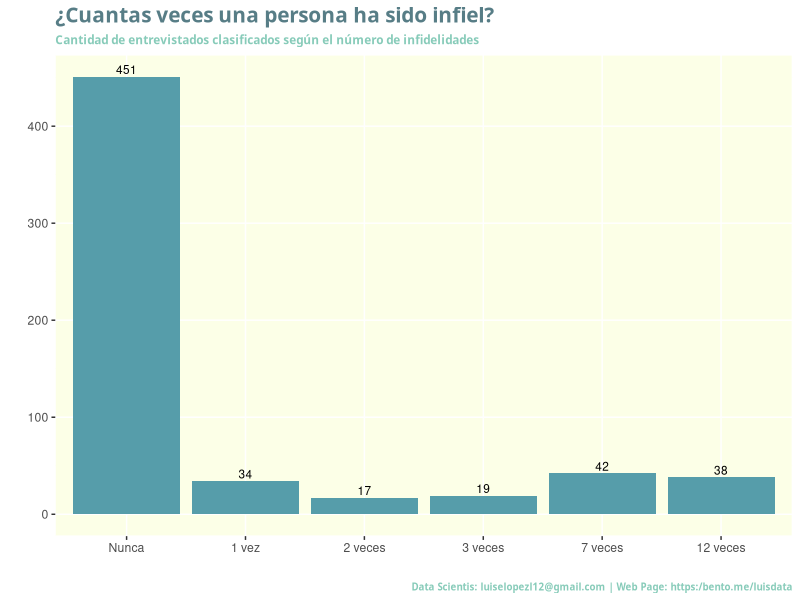
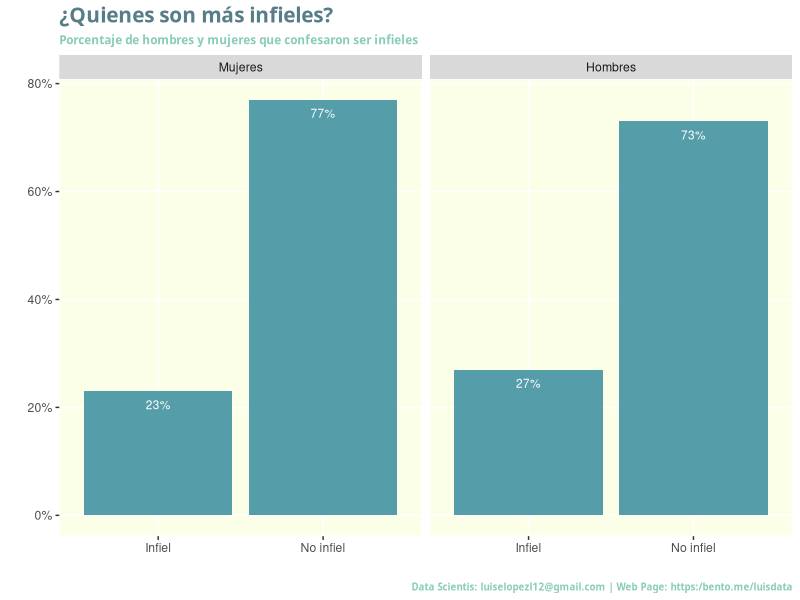
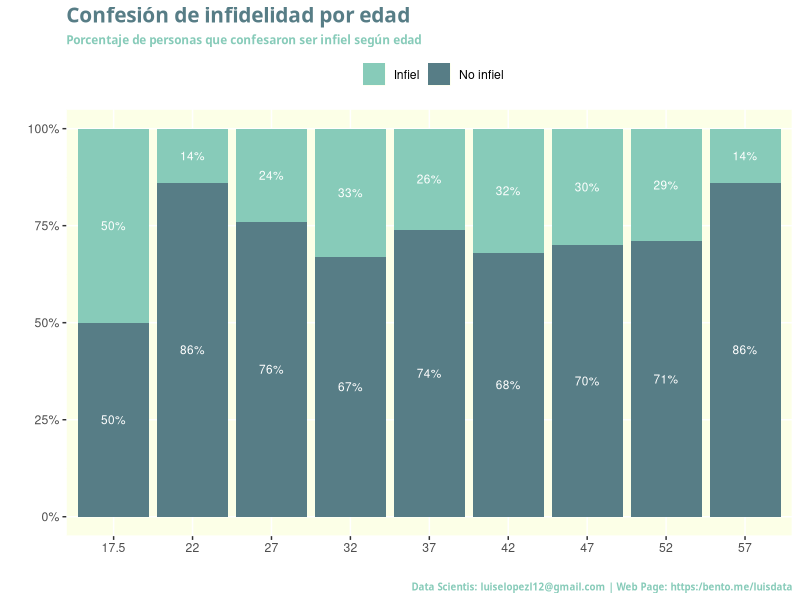
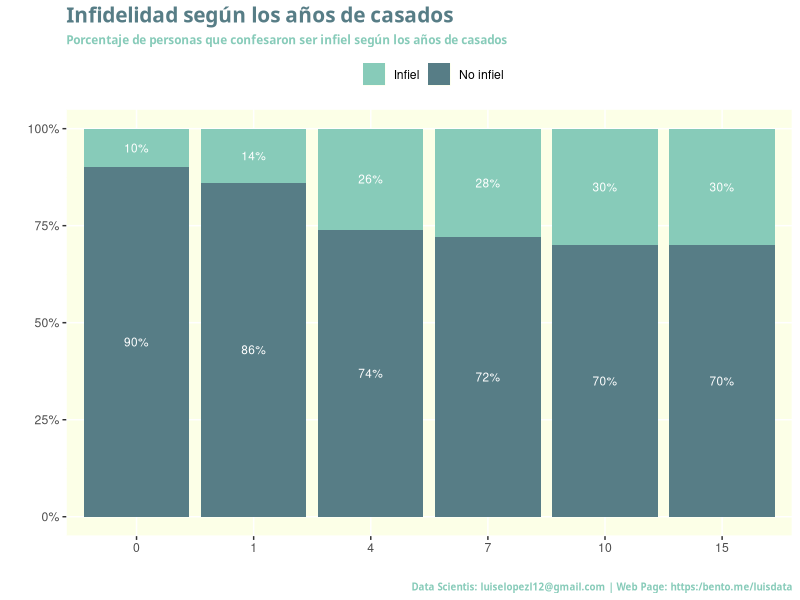
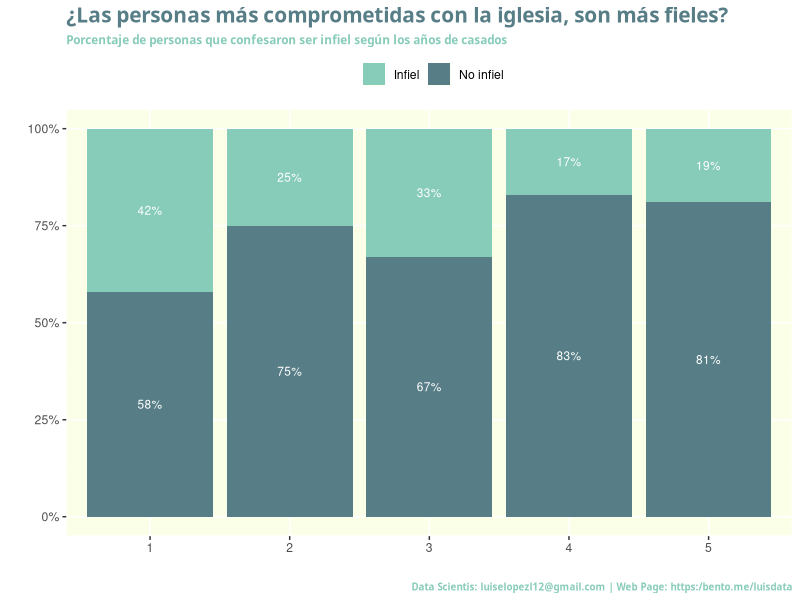
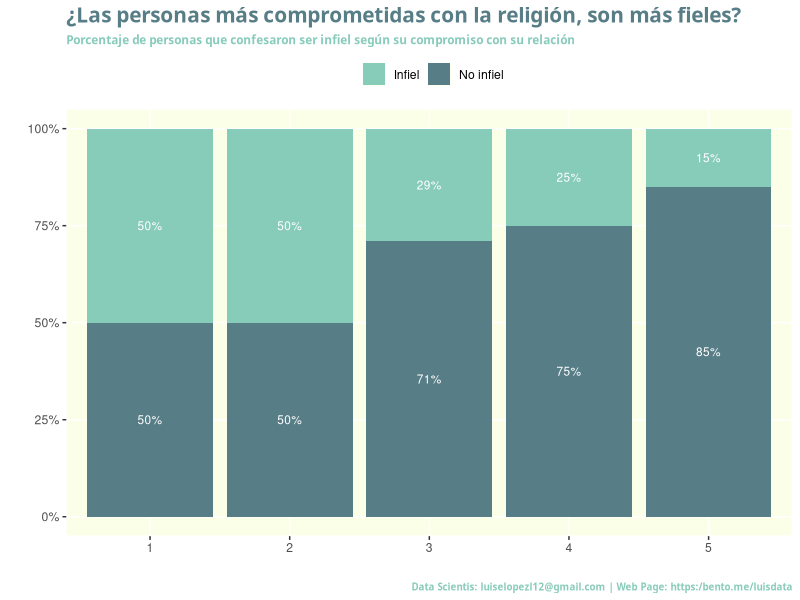

Reproduce these figures in R, in order.
## ---- chunk 1
knitr::opts_chunk$set(echo = TRUE)

# Codigo ------------------------------------------------------------------
# Librerias 
library(AER)
library(tidyverse)
library(scales)
library(kableExtra)




#Colors 

fill_graph <- '#569DAA'
geom_text <- '#577D86'
title_text <- '#577D86'
subtitle_text <- '#87CBB9'
caption_text <- '#87CBB9'
background_fill <- '#FCFFE7'
fiel <- '#577D86'
infiel <- '#87CBB9'


# Datos

data("Affairs")

Affairs$affairs_f <- ifelse(Affairs$affairs>0, 
                          "Infiel","No infiel")
Affairs$affairs_n <- ifelse(Affairs$affairs>0, 
                            1,0)

Affairs$yearsmarried <- as.integer(Affairs$yearsmarried)



Affairs$gender <- factor(Affairs$gender, 
                         levels = c('female','male'),
                         labels = c('Mujeres','Hombres'))


Affairs$Clasificacion <- factor(Affairs$affairs, 
                                levels = c(0,1,2,3,4,5,6,7,8,9,10,11,12),
                                labels = c('Nunca', 
                                           '1 vez', '2 veces','3 veces',
                                           '4 veces','5 veces', '6 veces',
                                           '7 veces', '8 veces', '9 veces',
                                           '10 veces', '11 veces', '12 veces'))

caption.g1 <- 'Data Scientis: luiselopezl12@gmail.com | Web Page: https:/bento.me/luisdata'
theme_text <- theme(
    plot.title = element_text(family = 'Helvatica', 
                              face = 'bold', size = (15), 
                              color =title_text),
    plot.subtitle = element_text(family = 'Helvatica', 
                                 color = subtitle_text,
                                 face = 'bold', size = (8.5)), 
    plot.caption = element_text(family = 'Helvatica', color = caption_text,
                                face = 'bold', size = (7)), 
    panel.background = element_rect(fill = background_fill, color = 'white'),
    panel.grid.minor = element_line(color = background_fill, size = 0.1),
    legend.position = 'top')


modelo <- glm(affairs_n ~age + yearsmarried + religiousness 
                + rating,
               data=Affairs, family=binomial())


## ---- chunk 2
title.g1 <- '¿Cuantas veces una persona ha sido infiel? '
subtitle.g1 <- 'Cantidad de entrevistados clasificados según el número de infidelidades'


Affairs %>%
  group_by(Clasificacion) %>%
  summarise(Infidelidades = n()) %>%
  ggplot(aes(Clasificacion, Infidelidades))+
  geom_bar(stat='identity',fill='#569DAA') +  
  geom_text(aes(label=Infidelidades), size =3, 
            color = 'black', vjust = - 0.3) + xlab('')+ylab('')+
  labs(title= title.g1,
       subtitle = subtitle.g1, 
       caption = caption.g1)  + theme_text
## ---- chunk 3
title.g2 <- '¿Quienes son más infieles?'
subtitle.g2 <- 'Porcentaje de hombres y mujeres que confesaron ser infieles'

Affairs %>%
  group_by(gender, affairs_f) %>%
  summarise(personas = n()) %>%
  mutate(porcentaje = round(personas / sum(personas),2)) %>%
  ggplot(aes( y= porcentaje, x = affairs_f))+
  geom_bar(stat='identity', fill = fill_graph)+xlab('')+ylab('')+
  geom_text(aes(label=paste0(porcentaje*100,'%')),size = 3, vjust=2, color = 'white')+
  scale_y_continuous(labels=percent)+
   scale_fill_manual(values=c(infiel,fiel),
                    name = '')+
  labs(title=title.g2, subtitle =  subtitle.g2, caption = caption.g1)+
  facet_wrap(~gender)+
  theme_text 
## ---- chunk 4

title.g3 <- 'Confesión de infidelidad por edad'
subtitle.g3 <- 'Porcentaje de personas que confesaron ser infiel según edad'
Affairs %>%
  group_by(age,affairs_f) %>%
  summarise(personas = n()) %>%
  mutate(age=factor(age), 
         porcentaje = round(personas/sum(personas),2)) %>%
  ggplot(aes(x=age, y = porcentaje, fill = affairs_f))+
  geom_bar(stat='identity')+
  geom_text(aes(label = paste0(porcentaje*100,'%')),color="white", 
            size = 3, hjust = 0.5, vjust = 0.5, 
            position = position_stack(vjust=0.5))+
  labs(title = title.g3, subtitle = subtitle.g3, caption = caption.g1)+
  scale_y_continuous(labels=percent)+
  scale_fill_manual(values=c(infiel,fiel),
                    name = '')+xlab('')+ylab('')+
  theme_text
## ---- chunk 5
title.g3 <- 'Infidelidad según los años de casados'
subtitle.g3 <- 'Porcentaje de personas que confesaron ser infiel según los años de casados'

Affairs %>%
  group_by(yearsmarried,affairs_f) %>%
  summarise(personas = n()) %>%
  mutate(yearsmarried=factor(round(yearsmarried)), 
         porcentaje = round(personas / sum(personas),2)) %>%
  ggplot(aes(x=yearsmarried, y = porcentaje, fill = affairs_f))+
  geom_bar(stat='identity')+
  geom_text(aes(label = paste0(porcentaje*100,'%')),color="white", 
            size = 3, hjust = 0.5, vjust = 0.5, 
            position = position_stack(vjust=0.5))+
  scale_fill_manual(values=c(infiel,fiel),
                    name = '')+xlab('')+ylab('')+
    labs(title = title.g3, subtitle = subtitle.g3, caption = caption.g1)+
  scale_y_continuous(labels=percent)+
              theme_text

## ---- chunk 6
title.g3 <- '¿Las personas más comprometidas con la iglesia, son más fieles?'
subtitle.g3 <- 'Porcentaje de personas que confesaron ser infiel según los años de casados'


Affairs %>%
  group_by(religiousness,affairs_f) %>%
  summarise(personas = n()) %>%
  mutate(religiousness=factor(round(religiousness)), 
         porcentaje = round(personas / sum(personas),2)) %>%
  ggplot(aes(x=religiousness, y = porcentaje, fill = affairs_f))+
  geom_bar(stat='identity')+
  geom_text(aes(label = paste0(porcentaje*100,'%')),color="white", 
            size = 3, hjust = 0.5, vjust = 0.5, 
            position = position_stack(vjust=0.5))+
  scale_fill_manual(values=c(infiel,fiel),
                    name = '')+xlab('')+ylab('')+
    labs(title = title.g3, subtitle = subtitle.g3, caption = caption.g1)+
  scale_y_continuous(labels=percent)+
              theme_text

## ---- chunk 7
title.g3 <- '¿Las personas más comprometidas con la religión, son más fieles?'
subtitle.g3 <- 'Porcentaje de personas que confesaron ser infiel según su compromiso con su relación'

Affairs %>%
  group_by(rating,affairs_f) %>%
  summarise(personas = n()) %>%
  mutate(rating=factor(round(rating)), 
         porcentaje = round(personas / sum(personas),2)) %>%
  ggplot(aes(x=rating, y = porcentaje, fill = affairs_f))+
  geom_bar(stat='identity')+
  geom_text(aes(label = paste0(porcentaje*100,'%')),color="white", 
            size = 3, hjust = 0.5, vjust = 0.5, 
            position = position_stack(vjust=0.5))+
  scale_fill_manual(values=c(infiel,fiel),
                    name = '')+xlab('')+ylab('')+
  labs(title = title.g3, subtitle = subtitle.g3, caption = caption.g1)+
  scale_y_continuous(labels=percent)+
              theme_text

## ---- chunk 8

newdata <- data.frame( age = c(32,43), religiousness = c(3,1),
                       yearsmarried=c(8,18),rating=c(2,3),
                       name = c('Luis','Maria'))

newdata$prob <- predict(modelo, newdata=newdata[,-5], 
                         type="response")

newdata$prob <- paste0(round(newdata$prob,2)*100,'%')
newdata %>%
 kbl(caption = "Probabilidad de ser infiel según características") %>%
  kable_styling()
